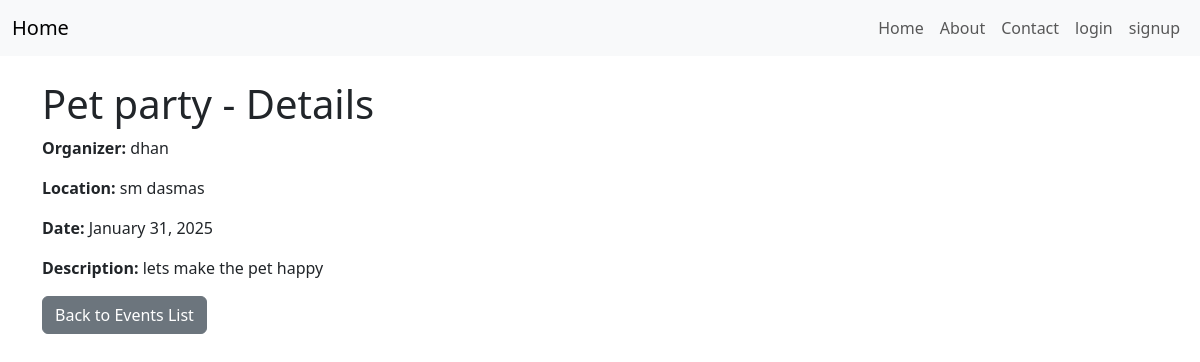
The page /event/6/ on the database its author committed.
### app/models.py (models this page shows, shortened)
class AdoptionEvent(models.Model):
    name = models.CharField(max_length=200)
    description = models.TextField()
    location = models.CharField(max_length=300)
    event_date = models.DateTimeField()
    organizer = models.ForeignKey(settings.AUTH_USER_MODEL, on_delete=models.CASCADE, related_name='events')

### accounts/models.py (models this page shows, shortened)
class CustomUser(AbstractUser):
    phone_number = models.CharField(max_length=15, blank=True, null=True)
    address = models.TextField(blank=True, null=True)
    profile_picture = models.ImageField(upload_to='profile_pics/', blank=True, null=True)

### app/views.py (the view)
# urls.py: path('event/<int:pk>/', AdoptionEventDetailView.as_view(), name='adoption_event_detail'),
class AdoptionEventDetailView(DetailView):
    model = AdoptionEvent
    template_name = 'events/adoption_event_detail.html'
    context_object_name = 'event'

### app/templates/events/adoption_event_detail.html (shortened to what this page needs)
{% extends 'app/base.html' %}
{% block content %}
  <h1>{{ event.name }} - Details</h1>
  <p><strong>Organizer:</strong> {{ event.organizer.username }}</p>
  <p><strong>Location:</strong> {{ event.location }}</p>
  <p><strong>Date:</strong> {{ event.event_date|date:"F j, Y" }}</p>
  <p><strong>Description:</strong> {{ event.description }}</p>
  <a href="{% url 'adoption_event_list' %}" class="btn btn-secondary">Back to Events List</a>
{% endblock content %}

### rows shown on the page
AdoptionEvent: name "Pet party", organizer.username "dhan", location "sm dasmas", event_date "January 31, 2025", description "lets make the pet happy"
